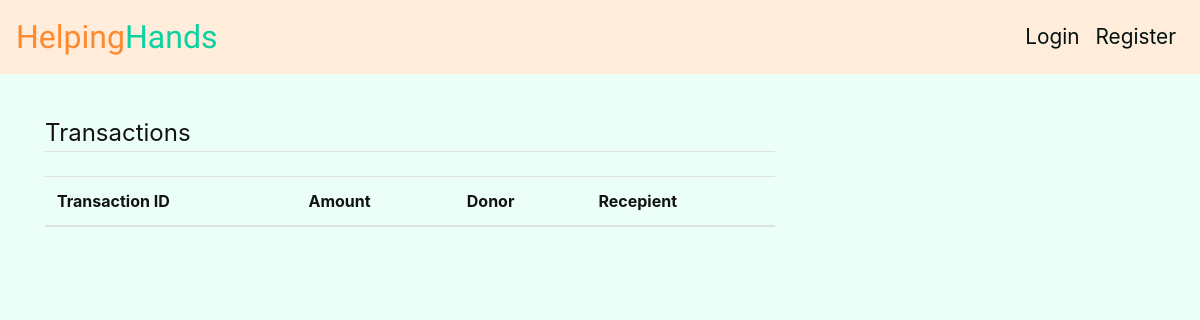
The page /transactions/ on the database as committed earlier.
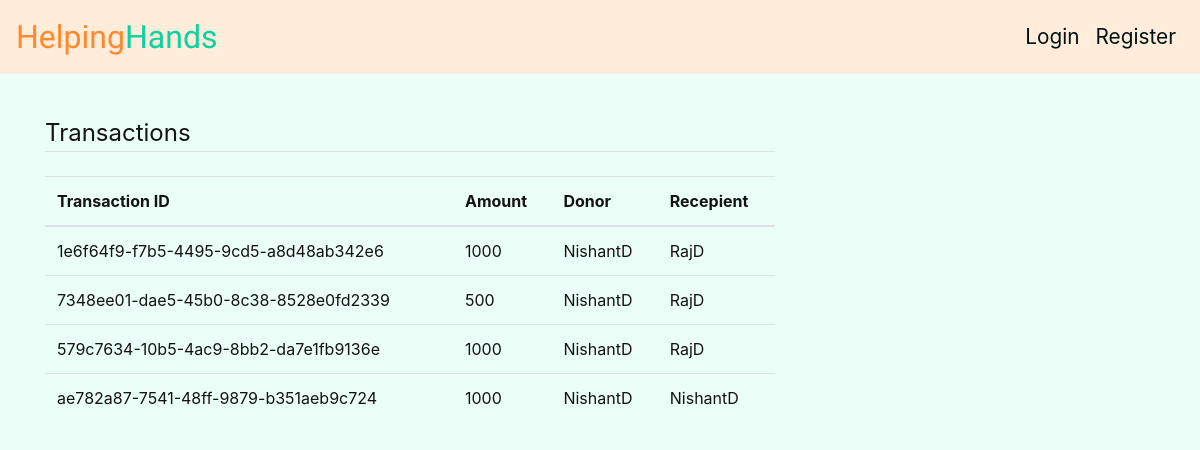
The same page on the database as committed later.
### fundtrans/models.py (models this page shows, shortened)
class Transaction(models.Model):
    sender = models.CharField(max_length=50)
    receiver = models.CharField(max_length=50)
    amount = models.IntegerField()
    date = models.DateTimeField(default=timezone.now)
    transactn_id = models.UUIDField(primary_key=True, default=uuid.uuid4, editable=False)
    event = models.ForeignKey(Post, on_delete=models.CASCADE,null=True)

### fundtrans/views.py (the view)
# urls.py: path('transactions/', TransListView.as_view() , name='transactions'),
class TransListView(ListView):
    model = Transaction
    context_object_name = 'trans'
    ordering = ['-date']

### fundtrans/templates/fundtrans/transaction_list.html
{% extends "layout.html" %}
{% block content %}
<table class="table">
    <legend class="border-bottom mb-4">Transactions</legend>
    <thead>
      <tr>
        <th scope="col">Transaction ID</th>
        <th scope="col">Amount</th>
        <th scope="col">Donor</th>
        <th scope="col">Recepient</th>
      </tr>
    </thead>
    <tbody>
      {% for tran in trans %}
      <tr>
        <td>{{tran.transactn_id}}</td>
        <td>{{ tran.amount }}</td>
        <td>{{ tran.sender }}</td>
        <td>{{ tran.receiver }}</td>
      </tr>
      {% endfor %}
    </tbody>
  </table>
{% endblock content %}

### hh/templates/layout.html (shortened to what this page needs)
{% load static %}
<!DOCTYPE html>
<html lang="en">
<head>
    <link rel="stylesheet" href="https://maxcdn.bootstrapcdn.com/bootstrap/4.0.0/css/bootstrap.min.css"
>
    <link rel="stylesheet" type="text/css"  href="{% static 'main.css' %}">
</head>
<body>
    <nav class="navbar navbar-expand-md pt-2 pd-4 fixed-top">
        <a class="navbar-brand logo" href="{% url 'hh-home' %}">Helping<span class="logo-2">Hands</span></a>
        <div class="collapse navbar-collapse" id="navbarNav">
            <div class="navbar-nav">
                {% if user.is_authenticated %}
                <a class="nav-item nav-link" href="{% url 'post-create' %}">Create Post</a>
                <a class="nav-item dropdown nav-link dropdown-toggle" href="#" data-toggle="dropdown" role="button" aria-haspopup="true"
                    aria-expanded="false">
                    {{user.username}}
                </a>
                <div class="dropdown-menu dropdown-menu-right" aria-labelledby="navbarDropdownMenuLink">
                    <a class="dropdown-item" href="{% url 'profile' %}">Profile</a>
                    <a class="dropdown-item" href="{% url 'logout' %}">Logout</a>
                    <a class="dropdown-item" href="{% url 'transactions' %}">Transactions</a>
                </div>
                {% else %}
                <a class="nav-item nav-link" href="{% url 'login' %}">Login</a>
                <a class="nav-item nav-link" href="{% url 'register' %}">Register</a>
                {% endif %}
            </div>
        </div>
    </nav>
    <div class="container main-content">
        <div class="row">
            <div class="col-md-8">
                {% block content %}
                {% endblock %}
             </div>
        </div>
    </div>
</body>
</html>

### hh/static/main.css (style rules this page uses)
body { background-color: #ebfff8 ; color: rgb(19, 19, 19) ; }
nav a { font-size: 1.3em; color: #001310; }
.logo { color: #FF892D; font-family: 'Secular One', sans-serif; font-size: 2rem; }
.logo-2 { color: #0cd1a0 }
.main-content { margin-top: 115px; }
.navbar { background-color: #ffecdb; }

Rows that differ between the two databases and show on the page:
added Transaction: transactn_id "1e6f64f9-f7b5-4495-9cd5-a8d48ab342e6", amount "1000", sender "NishantD", receiver "RajD"
added Transaction: transactn_id "7348ee01-dae5-45b0-8c38-8528e0fd2339", amount "500", sender "NishantD", receiver "RajD"
added Transaction: transactn_id "579c7634-10b5-4ac9-8bb2-da7e1fb9136e", amount "1000", sender "NishantD", receiver "RajD"
added Transaction: transactn_id "ae782a87-7541-48ff-9879-b351aeb9c724", amount "1000", sender "NishantD", receiver "NishantD"
